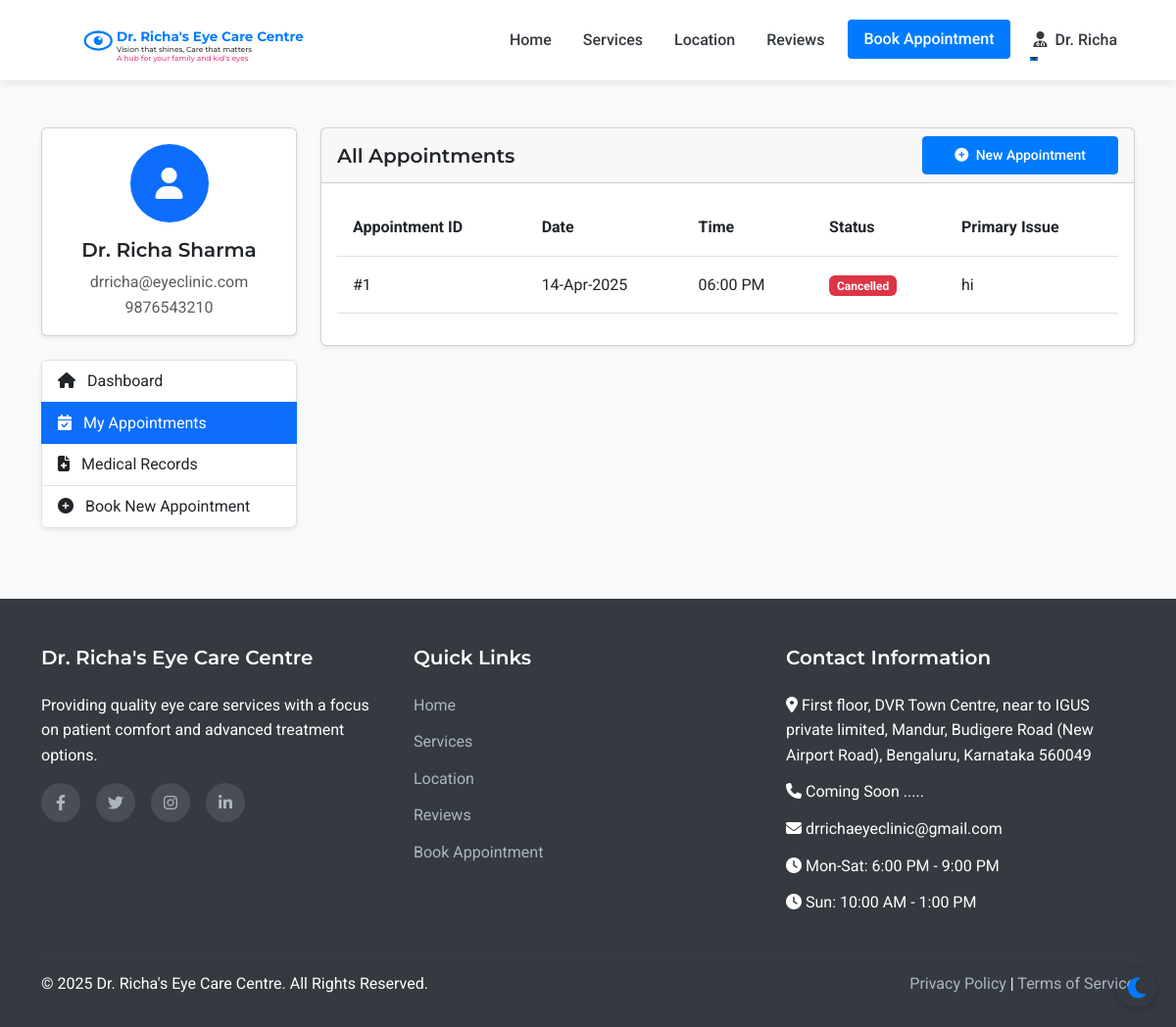
Before: /patient/appointments (signed in) with the older database file.
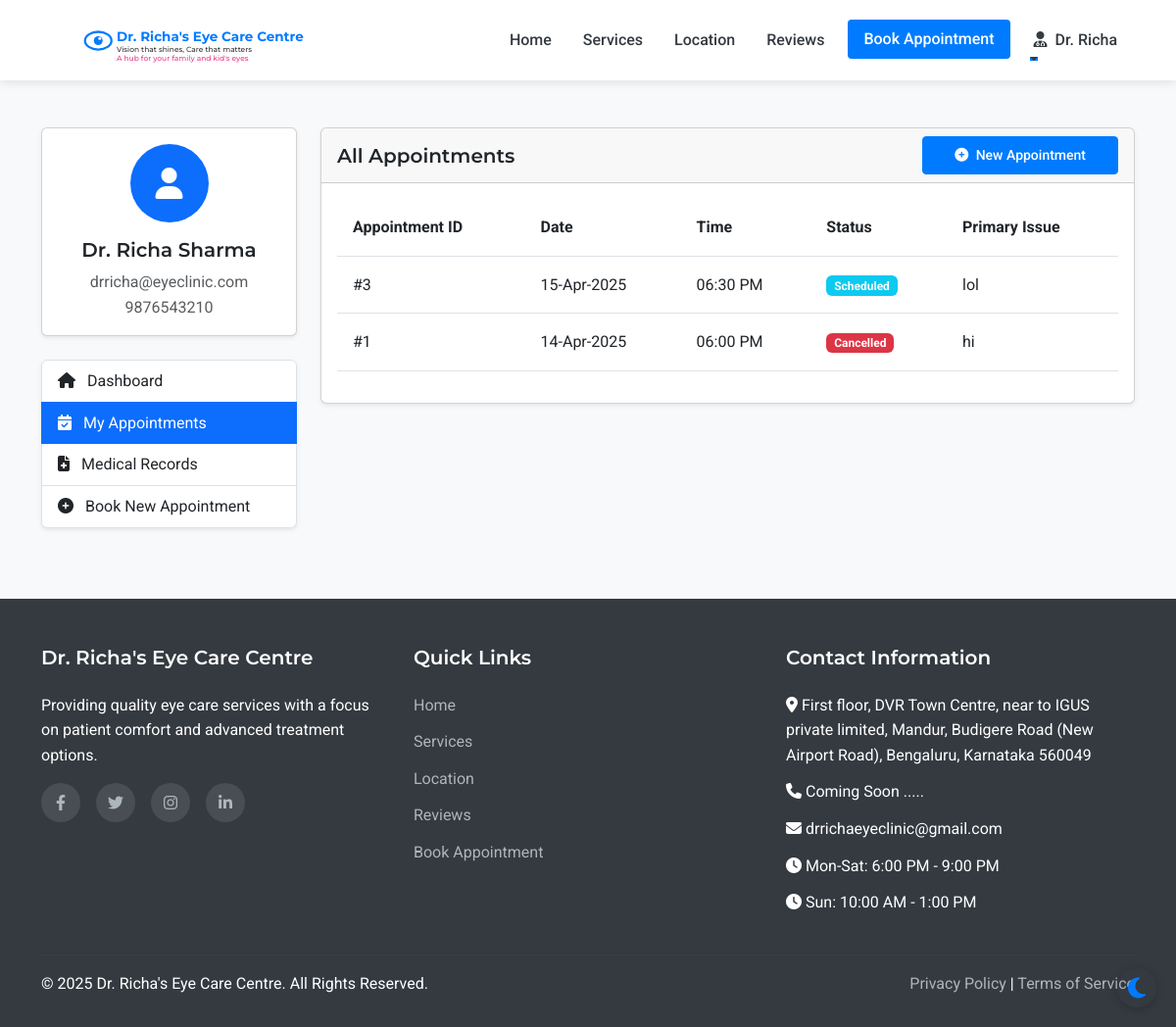
After: the same page with the newer database file.
### models.py (models this page shows, shortened)
class Appointment(db.Model):
    id = db.Column(db.Integer, primary_key=True)
    patient_id = db.Column(db.Integer, db.ForeignKey('patient.id'), nullable=False)
    appointment_date = db.Column(db.Date, nullable=False)
    appointment_time = db.Column(db.Time, nullable=False)
    primary_issue = db.Column(db.Text, nullable=True)
    referral_info = db.Column(db.String(255), nullable=True)
    status = db.Column(db.String(20), default='scheduled')  # scheduled, completed, cancelled
    created_at = db.Column(db.DateTime, default=datetime.utcnow)
    consultation_fee = db.Column(db.Float, nullable=False, default=500.0)
    payment_status = db.Column(db.String(20), default='pending')  # pending, paid

### routes.py (the view)
@app.route('/patient/appointments')
@login_required
def patient_appointments():
    appointments = Appointment.query.filter_by(patient_id=current_user.id).order_by(desc(Appointment.appointment_date)).all()
    return render_template('patient/appointments.html', appointments=appointments)

### app.py (called while the page is built)
@login_manager.user_loader
def load_user(user_id):
    from models import Doctor, Assistant, Admin, Patient
    try:
        if user_id.startswith('doctor_'):
            return Doctor.query.get(int(user_id.split('_')[1]))
        elif user_id.startswith('assistant_'):
            return Assistant.query.get(int(user_id.split('_')[1]))
        elif user_id.startswith('admin_'):
            return Admin.query.get(int(user_id.split('_')[1]))
        else:
            return Patient.query.get(int(user_id))
    except (ValueError, AttributeError):
        return None

### routes.py (called while the page is built)
@app.context_processor
def inject_now():
    return {'now': datetime.now()}

### templates/patient/appointments.html (shortened to what the changed rows need)
{% extends 'layout.html' %}
{% block content %}
<section class="py-5 bg-light">
    <div class="container">
        <div class="row">
            <div class="col-lg-9">
                <div class="card shadow-sm mb-4">
                    <div class="card-body">
                        {% if appointments %}
                            <div class="table-responsive">
                                <table class="table table-hover">
                                    <thead>
                                        <tr>
                                            <th>Appointment ID</th>
                                            <th>Date</th>
                                            <th>Time</th>
                                            <th>Status</th>
                                            <th>Primary Issue</th>
                                        </tr>
                                    </thead>
                                    <tbody>
                                        {% for appointment in appointments %}
                                            <tr>
                                                <td>#{{ appointment.id }}</td>
                                                <td>{{ appointment.appointment_date.strftime('%d-%b-%Y') }}</td>
                                                <td>{{ appointment.appointment_time.strftime('%I:%M %p') }}</td>
                                                <td>
                                                    {% if appointment.status == 'scheduled' %}
                                                        <span class="badge bg-info">Scheduled</span>
                                                    {% elif appointment.status == 'completed' %}
                                                        <span class="badge bg-success">Completed</span>
                                                    {% elif appointment.status == 'cancelled' %}
                                                        <span class="badge bg-danger">Cancelled</span>
                                                    {% else %}
                                                        <span class="badge bg-secondary">{{ appointment.status }}</span>
                                                    {% endif %}
                                                </td>
                                                <td>{{ appointment.primary_issue or 'Not specified' }}</td>
                                            </tr>
                                        {% endfor %}
                                    </tbody>
                                </table>
                            </div>
                        {% else %}
                            <div class="text-center p-4">
                                <p class="text-muted mb-3">You don't have any appointments yet.</p>
                                <a href="{{ url_for('appointment') }}" class="btn btn-primary">Book Your First Appointment</a>
                            </div>
                        {% endif %}
                    </div>
                </div>
            </div>
        </div>
    </div>
</section>
{% endblock %}

Changed rows visible on the page:
added Appointment: id "3", appointment_date "15-Apr-2025", appointment_time "06:30 PM", status "Scheduled", primary_issue "lol"
